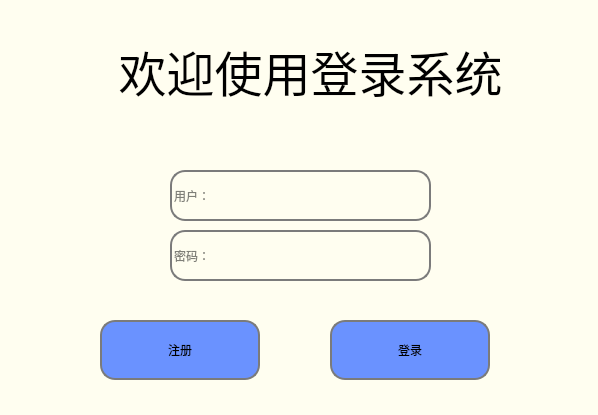
<?xml version="1.0" encoding="UTF-8"?>
<ui version="4.0">
 <class>LoginWin</class>
 <widget class="QMainWindow" name="LoginWin">
  <property name="geometry">
   <rect>
    <x>0</x>
    <y>0</y>
    <width>598</width>
    <height>415</height>
   </rect>
  </property>
  <property name="windowTitle">
   <string>LoginWin</string>
  </property>
  <property name="styleSheet">
   <string notr="true">QMainWindow{
	background-color: rgb(255, 254, 240);
	border-image: url(:/new/prefix1/back.jpg);
}

QLineEdit{

	border:2px solid#7b7b7b;
	border-radius:15px;
	background-color:#fffef0
}

QPushButton{
	border:2px solid#7b7b7b;
	border-radius:15px;
	background-color:#6a92ff;
	font: 75 26pt &quot;Arial&quot;;
}

QPushButton:hover{
	background-color:#aa92ff
}
QPushButton:pressed{
	background-color:#FF90ff
}
</string>
  </property>
  <widget class="QWidget" name="centralWidget">
   <widget class="QLineEdit" name="lineEdit">
    <property name="geometry">
     <rect>
      <x>170</x>
      <y>170</y>
      <width>261</width>
      <height>51</height>
     </rect>
    </property>
    <property name="placeholderText">
     <string>用户：</string>
    </property>
   </widget>
   <widget class="QLineEdit" name="lineEdit_2">
    <property name="geometry">
     <rect>
      <x>170</x>
      <y>230</y>
      <width>261</width>
      <height>51</height>
     </rect>
    </property>
    <property name="placeholderText">
     <string>密码：</string>
    </property>
   </widget>
   <widget class="QPushButton" name="pushButton">
    <property name="geometry">
     <rect>
      <x>100</x>
      <y>320</y>
      <width>160</width>
      <height>60</height>
     </rect>
    </property>
    <property name="text">
     <string>注册</string>
    </property>
   </widget>
   <widget class="QLabel" name="label">
    <property name="geometry">
     <rect>
      <x>60</x>
      <y>20</y>
      <width>501</width>
      <height>101</height>
     </rect>
    </property>
    <property name="font">
     <font>
      <family>Arial</family>
      <pointsize>36</pointsize>
      <weight>9</weight>
      <italic>false</italic>
      <bold>false</bold>
     </font>
    </property>
    <property name="styleSheet">
     <string notr="true">font: 75 36pt &quot;Arial&quot;;</string>
    </property>
    <property name="text">
     <string>欢迎使用登录系统</string>
    </property>
    <property name="alignment">
     <set>Qt::AlignCenter</set>
    </property>
   </widget>
   <widget class="QPushButton" name="loginBt">
    <property name="geometry">
     <rect>
      <x>330</x>
      <y>320</y>
      <width>160</width>
      <height>60</height>
     </rect>
    </property>
    <property name="text">
     <string>登录</string>
    </property>
   </widget>
  </widget>
 </widget>
 <layoutdefault spacing="6" margin="11"/>
 <resources/>
 <connections/>
</ui>
